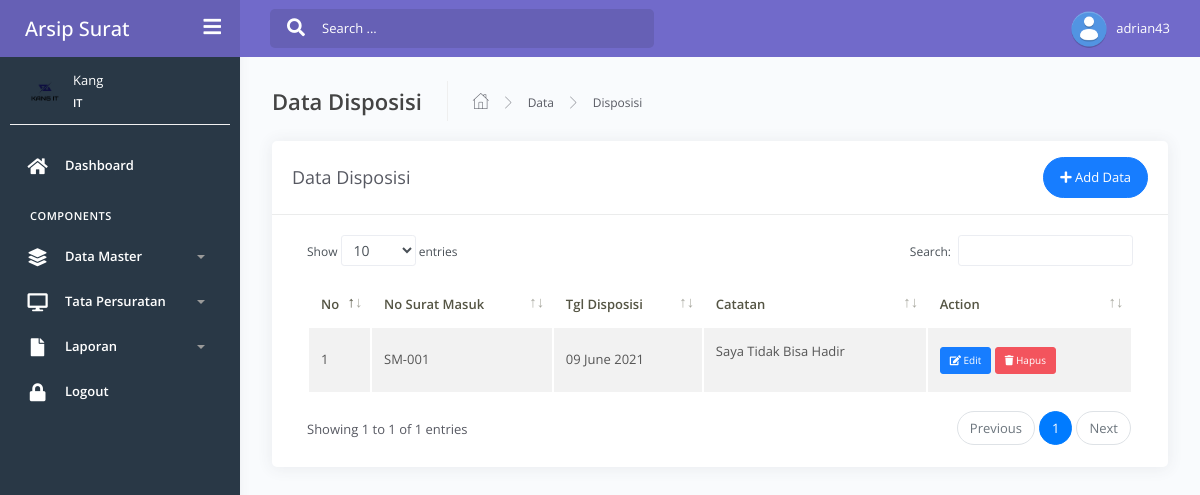
The page /admin/index.php?view=disposisi&id=3 (signed in) on the database its author committed.
### tables this page shows
CREATE TABLE `disposisi` (
  `id` int(11) NOT NULL,
  `id_surat_masuk` int(11) DEFAULT NULL,
  `tgl_disposisi` date DEFAULT NULL,
  `catatan` text DEFAULT NULL
);

CREATE TABLE `suratmasuk` (
  `id` int(11) NOT NULL,
  `id_kategori` int(11) DEFAULT NULL,
  `no_surat_masuk` varchar(255) DEFAULT NULL,
  `no_agenda_surat_masuk` varchar(255) DEFAULT NULL,
  `tgl_surat_masuk` date DEFAULT NULL,
  `tgl_terima` date DEFAULT NULL,
  `asal_surat` varchar(255) DEFAULT NULL,
  `perihal` text DEFAULT NULL,
  `file_surat` varchar(255) DEFAULT NULL
);

### admin/transaksi/suratmasuk/disposisi.php (the view, shortened to what this page needs)
<?php
$query = mysqli_query($conn,"SELECT sm.*, k.nama_kategori from suratmasuk sm join kategori k on
                       k.id=sm.id_kategori and sm.id='$_GET[id]'");
$d = mysqli_fetch_array($query);
?>
<div class="main-panel">
  <div class="content">
    <div class="page-inner">
      <div class="page-header">
        <h4 class="page-title">Data Disposisi</h4>
        <ul class="breadcrumbs">
          <li class="nav-home">
            <a href="#">
              <i class="flaticon-home"></i>
            </a>
          </li>
          <li class="separator">
            <i class="flaticon-right-arrow"></i>
          </li>
          <li class="nav-item">
            <a href="#">Data</a>
          </li>
          <li class="separator">
            <i class="flaticon-right-arrow"></i>
          </li>
          <li class="nav-item">
            <a href="#">Disposisi</a>
          </li>
        </ul>
      </div>
      <div class="row">
        <div class="col-md-12">
          <div class="card">
            <div class="card-header">
              <div class="d-flex align-items-center">
                <h4 class="card-title">Data Disposisi</h4>
                <a href="#modalNewDisposisi<?php echo $d['id'] ?>" data-toggle="modal" class="btn btn-primary btn-round ml-auto">
                  <i class="fa fa-plus"></i>
                  Add Data
                </a>
              </div>
            </div>
            <div class="card-body">
              <div class="table-responsive">
                <table id="add-row" class="display table table-striped table-hover" >
                  <thead>
                    <tr>
                      <th>No</th>
                      <th>No Surat Masuk</th>
                      <th>Tgl Disposisi</th>
                      <th>Catatan</th>
                      <th>Action</th>
                    </tr>
                  </thead>
                  <tbody>
                    <?php
                      $no = 1;
                      $query = mysqli_query($conn,"SELECT d.*, sm.no_surat_masuk from disposisi d join suratmasuk sm on
                                             sm.id=d.id_surat_masuk and sm.id='$_GET[id]'");
                      while($row = mysqli_fetch_array($query)) {
                    ?>
                    <tr>
                      <td><?php echo $no++ ?></td>
                      <td><?php echo $row['no_surat_masuk'] ?></td>
                      <td><?php echo date('d F Y', strtotime($row['tgl_disposisi'])) ?></td>
                      <td><?php echo $row['catatan'] ?></td>
                      <td>
                        <a href="#modalEditDisposisi<?php echo $row['id'] ?>" data-toggle="modal" class="btn btn-xs btn-primary"><i class="fa fa-edit"></i> Edit</a>
                        <a href="#modalHapusDisposisi<?php echo $row['id'] ?>" data-toggle="modal" class="btn btn-xs btn-danger"><i class="fa fa-trash"></i> Hapus</a>
                      </td>
                    </tr>
                  <?php } ?>
                  </tbody>
                </table>
              </div>
            </div>
          </div>
        </div>
      </div>
    </div>
  </div>
</div>

### rows shown on the page
disposisi: suratmasuk.no_surat_masuk "SM-001", tgl_disposisi "09 June 2021", catatan "Saya Tidak Bisa Hadir"

### other values the page prints
$_SESSION['username'] "adrian43"
